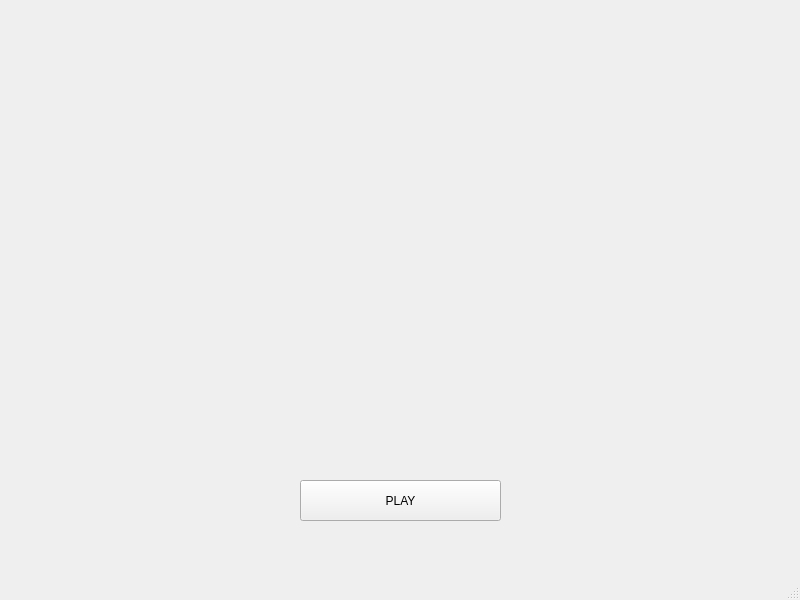
<?xml version="1.0" encoding="UTF-8"?>
<ui version="4.0">
 <class>MainWindow</class>
 <widget class="QMainWindow" name="MainWindow">
  <property name="geometry">
   <rect>
    <x>0</x>
    <y>0</y>
    <width>800</width>
    <height>600</height>
   </rect>
  </property>
  <property name="windowTitle">
   <string>BOMBERMAN</string>
  </property>
  <widget class="QWidget" name="centralwidget">
   <widget class="QPushButton" name="playButton">
    <property name="geometry">
     <rect>
      <x>300</x>
      <y>480</y>
      <width>201</width>
      <height>41</height>
     </rect>
    </property>
    <property name="text">
     <string>PLAY</string>
    </property>
   </widget>
  </widget>
  <widget class="QMenuBar" name="menubar">
   <property name="geometry">
    <rect>
     <x>0</x>
     <y>0</y>
     <width>800</width>
     <height>21</height>
    </rect>
   </property>
  </widget>
  <widget class="QStatusBar" name="statusbar"/>
 </widget>
 <resources/>
 <connections/>
</ui>
